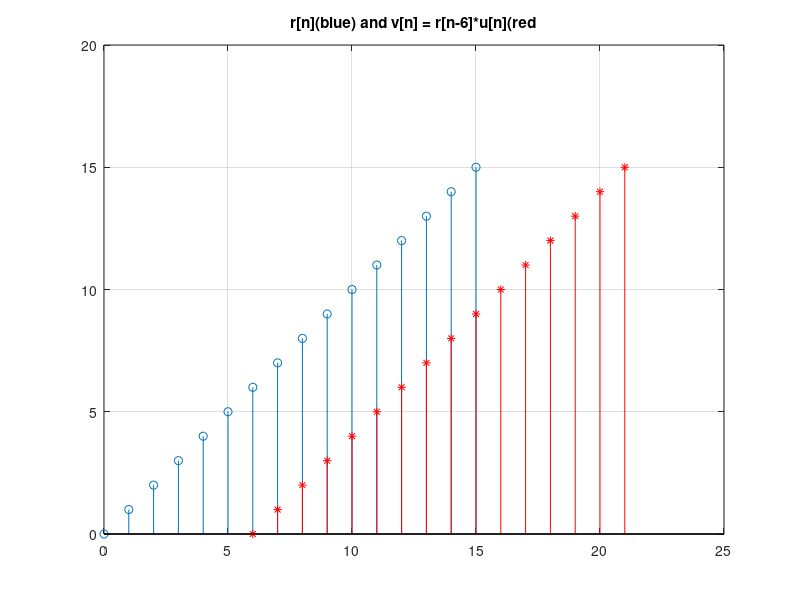

This figure's MATLAB source:
clc;clear;close all;
N =16;
n = 0: N-1;
b = ones(1,N);
r= n;
p = 8;
n1 = 0: p/2 - 1;
n2 = p/2: p-1;
p1 = p*ones(1, length(n2));
A = 1;
tri_block = [2*A*n1/p 2*A*(p1 - n2)/p];
t = [tri_block tri_block];
e = (5/6).^n;

figure('Name', 'Tutorial 2, Elementary Signals');
stem(n,r);
grid;
hold on;
stem (n+6, r, 'r*');
title('r[n](blue) and v[n] = r[n-6]*u[n](red');
